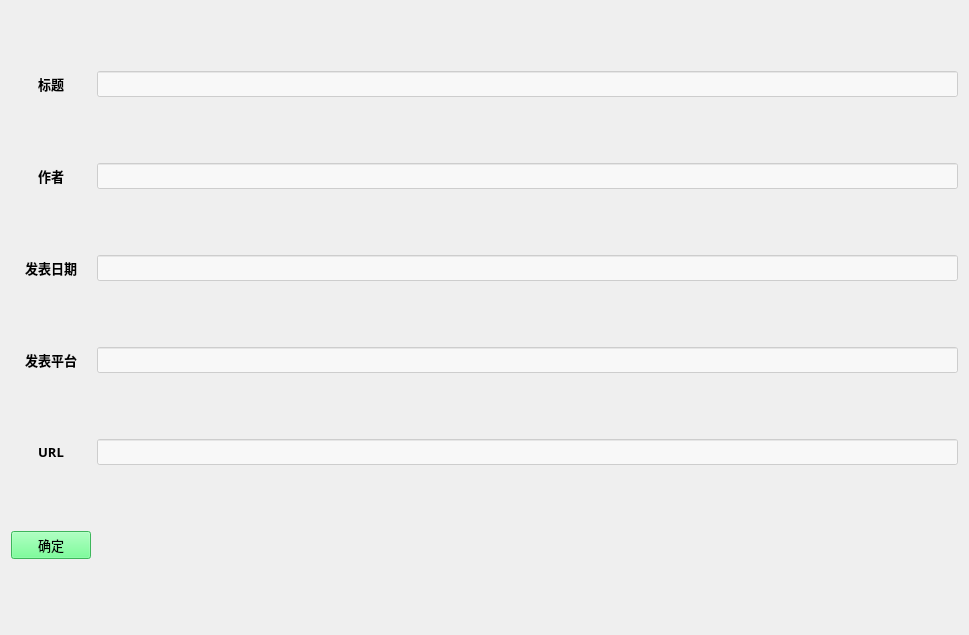
<?xml version="1.0" encoding="UTF-8"?>
<ui version="4.0">
 <class>FormUpload</class>
 <widget class="QWidget" name="FormUpload">
  <property name="geometry">
   <rect>
    <x>0</x>
    <y>0</y>
    <width>969</width>
    <height>635</height>
   </rect>
  </property>
  <property name="font">
   <font>
    <family>微软雅黑</family>
    <pointsize>10</pointsize>
   </font>
  </property>
  <property name="windowTitle">
   <string>Upload</string>
  </property>
  <layout class="QGridLayout" name="gridLayout">
   <item row="0" column="0">
    <widget class="QLabel" name="label_7">
     <property name="font">
      <font>
       <family>微软雅黑</family>
       <pointsize>10</pointsize>
       <weight>75</weight>
       <bold>true</bold>
      </font>
     </property>
     <property name="styleSheet">
      <string notr="true">background-color: rgba(255, 255, 255, 0);</string>
     </property>
     <property name="text">
      <string>标题</string>
     </property>
     <property name="alignment">
      <set>Qt::AlignCenter</set>
     </property>
    </widget>
   </item>
   <item row="0" column="1">
    <widget class="QLineEdit" name="paperTitleEdit">
     <property name="font">
      <font>
       <family>微软雅黑</family>
       <pointsize>10</pointsize>
      </font>
     </property>
     <property name="styleSheet">
      <string notr="true">background-color: rgba(255, 255, 255, 150);
</string>
     </property>
    </widget>
   </item>
   <item row="1" column="0">
    <widget class="QLabel" name="label_8">
     <property name="font">
      <font>
       <family>微软雅黑</family>
       <pointsize>10</pointsize>
       <weight>75</weight>
       <bold>true</bold>
      </font>
     </property>
     <property name="styleSheet">
      <string notr="true">background-color: rgba(255, 255, 255, 0);</string>
     </property>
     <property name="text">
      <string>作者</string>
     </property>
     <property name="alignment">
      <set>Qt::AlignCenter</set>
     </property>
    </widget>
   </item>
   <item row="1" column="1">
    <widget class="QLineEdit" name="paperAuthorEdit">
     <property name="font">
      <font>
       <family>微软雅黑</family>
       <pointsize>10</pointsize>
      </font>
     </property>
     <property name="styleSheet">
      <string notr="true">background-color: rgba(255, 255, 255, 150);
</string>
     </property>
    </widget>
   </item>
   <item row="2" column="0">
    <widget class="QLabel" name="label_10">
     <property name="font">
      <font>
       <family>微软雅黑</family>
       <pointsize>10</pointsize>
       <weight>75</weight>
       <bold>true</bold>
      </font>
     </property>
     <property name="styleSheet">
      <string notr="true">background-color: rgba(255, 255, 255, 0);</string>
     </property>
     <property name="text">
      <string>发表日期</string>
     </property>
     <property name="alignment">
      <set>Qt::AlignCenter</set>
     </property>
    </widget>
   </item>
   <item row="2" column="1">
    <widget class="QLineEdit" name="paperDateEdit">
     <property name="font">
      <font>
       <family>微软雅黑</family>
       <pointsize>10</pointsize>
      </font>
     </property>
     <property name="styleSheet">
      <string notr="true">background-color: rgba(255, 255, 255, 150);
</string>
     </property>
    </widget>
   </item>
   <item row="3" column="0">
    <widget class="QLabel" name="label_11">
     <property name="font">
      <font>
       <family>微软雅黑</family>
       <pointsize>10</pointsize>
       <weight>75</weight>
       <bold>true</bold>
      </font>
     </property>
     <property name="styleSheet">
      <string notr="true">background-color: rgba(255, 255, 255, 0);</string>
     </property>
     <property name="text">
      <string>发表平台</string>
     </property>
     <property name="alignment">
      <set>Qt::AlignCenter</set>
     </property>
    </widget>
   </item>
   <item row="3" column="1">
    <widget class="QLineEdit" name="paperArchiveEdit">
     <property name="font">
      <font>
       <family>微软雅黑</family>
       <pointsize>10</pointsize>
      </font>
     </property>
     <property name="styleSheet">
      <string notr="true">background-color: rgba(255, 255, 255, 150);
</string>
     </property>
    </widget>
   </item>
   <item row="4" column="0">
    <widget class="QLabel" name="label_13">
     <property name="font">
      <font>
       <family>微软雅黑</family>
       <pointsize>10</pointsize>
       <weight>75</weight>
       <bold>true</bold>
      </font>
     </property>
     <property name="styleSheet">
      <string notr="true">background-color: rgba(255, 255, 255, 0);</string>
     </property>
     <property name="text">
      <string>URL</string>
     </property>
     <property name="alignment">
      <set>Qt::AlignCenter</set>
     </property>
    </widget>
   </item>
   <item row="4" column="1">
    <widget class="QLineEdit" name="paperURLEdit">
     <property name="font">
      <font>
       <family>微软雅黑</family>
       <pointsize>10</pointsize>
      </font>
     </property>
     <property name="styleSheet">
      <string notr="true">background-color: rgba(255, 255, 255, 150);
</string>
     </property>
    </widget>
   </item>
   <item row="5" column="0">
    <widget class="QPushButton" name="paperEditBtn">
     <property name="font">
      <font>
       <family>微软雅黑</family>
       <pointsize>10</pointsize>
      </font>
     </property>
     <property name="styleSheet">
      <string notr="true">background-color: rgba(255, 255, 255, 0);
background-color: rgb(85, 255, 127);</string>
     </property>
     <property name="text">
      <string>确定</string>
     </property>
    </widget>
   </item>
   <item row="5" column="1">
    <spacer name="horizontalSpacer">
     <property name="orientation">
      <enum>Qt::Horizontal</enum>
     </property>
     <property name="sizeHint" stdset="0">
      <size>
       <width>849</width>
       <height>29</height>
      </size>
     </property>
    </spacer>
   </item>
  </layout>
 </widget>
 <resources/>
 <connections/>
</ui>
